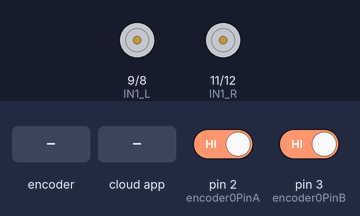
Recording of a sketch running on a simulated Arduino Uno, built with avr-gcc and run on an emulated ATmega328P. Shown: motor-driver pin pairs drawn as motors (green arrow = first pin HIGH = forward, orange = second pin HIGH = backward, longer = more drive, scaled by the enable pin). The inputs (shaded band) are chosen by the test bench; at power-on: pin 2 (encoder0PinA) HIGH, pin 3 (encoder0PinB) HIGH. The ROS host is connected and sends only what is stated.

Above: at 1.2 s.
1.3 s: rotary encoder on pin 2 (encoder0PinA) / pin 3 (encoder0PinB) turned 3 steps (first pin leading)
3.4 s: the phone or cloud app sets linear.x to -100
At 4.6 s:
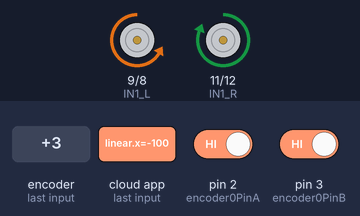
4.9 s: the phone or cloud app sets linear.x to 100
At 5.7 s:
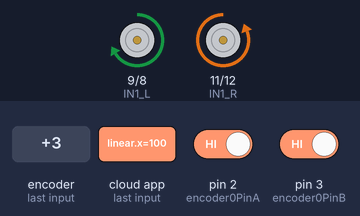
Timing chart, 0 to 7.9 s (numbered marks = the images above; inputs shaded):
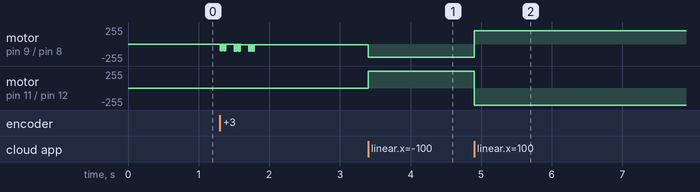

The sketch:

new_arduino_encoder05.ino
```cpp
// ** TEST FOR DRIVING at Various velocities **
// ** added ROS subscriber to receive cmd_vel and drive wheels
// ** added ROS publisher to publish encoder counts

#include "ros.h"
#include <std_msgs/String.h>
#include <geometry_msgs/Vector3Stamped.h>
#include <geometry_msgs/Twist.h>
#include <ros/time.h>
#include <Wire.h>

ros::NodeHandle nh;

#include <PID_v1.h>  //PID loop from http://playground.arduino.cc/code/PIDLibrary

double Pk1 = 100;
double Ik1 = 100;
double Dk1 = 0.001;

double Setpoint1, Input1, Output1, Output1a;  // PID variables
PID PID1(&Input1, &Output1, &Setpoint1, Pk1, Ik1, Dk1, DIRECT);  //PID Setup

double Pk2 = 100;
double Ik2 = 100;
double Dk2 = 0.001;

double Setpoint2, Input2, Output2, Output2a;  // PID variables
PID PID2(&Input2, &Output2, &Setpoint2, Pk2, Ik2, Dk2, DIRECT);  //PID Setup

float demand1;
float demand2;
float demandx;
float demandz;

float speed_act_left;  // actual left wheel speed in m/s
float speed_act_right;  // actual right wheel speed in m/s

unsigned long currentMillis;
unsigned long previousMillis;
int loopTime = 10;

// motor

#define EN_L 6
#define IN1_L 9
#define IN2_L 8

#define EN_R 7
#define IN1_R 11
#define IN2_R 12


// wheel encoder interrupts

#define encoder0PinA 2      // encoder 1
#define encoder0PinB 3

#define encoder1PinA 18     // encoder 2
#define encoder1PinB 19

volatile long encoder0Pos = 0;     // encoder 1
volatile long encoder1Pos = 0;     // encoder 2

float encoder0Diff;
float encoder1Diff;

float encoder0Error;
float encoder1Error;

float encoder0Prev;
float encoder1Prev;


// ** ROS callback & subscriber **

void velCallback(const geometry_msgs::Twist& vel)
{
     demandx = vel.linear.x;
     demandz = vel.angular.z;

     demandx = constrain(demandx, -0.25, 0.25);    // try to keep it under control (min speed,max speed)
     demandz = constrain(demandz, -1, 1);
}

ros::Subscriber<geometry_msgs::Twist> sub("cmd_vel" , velCallback);     //create a subscriber for ROS cmd_vel topic
geometry_msgs::Vector3Stamped speed_msg;                               //create a "speed_msg" ROS message
ros::Publisher speed_pub("speed", &speed_msg);                         //create a publisher to ROS topic "speed" using the "speed_msg" type


// ** setup **

void setup() {

  nh.initNode();              // int ROS
  nh.subscribe(sub);          // subscribe to cmd_vel
  nh.advertise(speed_pub);    // publish speed_pub

  pinMode(EN_L, OUTPUT);
  pinMode(EN_R, OUTPUT);
  pinMode(IN1_L, OUTPUT);
  pinMode(IN2_L, OUTPUT);
  pinMode(IN1_R, OUTPUT);
  pinMode(IN2_R, OUTPUT);

  digitalWrite(EN_L, LOW);
  digitalWrite(EN_R, LOW);
  digitalWrite(IN1_L, LOW);
  digitalWrite(IN2_L, LOW);
  digitalWrite(IN1_R, LOW);
  digitalWrite(IN2_R, LOW);

  pinMode(encoder0PinA, INPUT_PULLUP);    // encoder pins
  pinMode(encoder0PinB, INPUT_PULLUP);

  pinMode(encoder1PinA, INPUT_PULLUP);
  pinMode(encoder1PinB, INPUT_PULLUP);

  attachInterrupt(0, doEncoderA, CHANGE);
  attachInterrupt(1, doEncoderB, CHANGE);

  attachInterrupt(4, doEncoderC, CHANGE);
  attachInterrupt(5, doEncoderD, CHANGE);

  PID1.SetMode(AUTOMATIC);
  PID1.SetOutputLimits(-200, 200);
  PID1.SetSampleTime(10);

  PID2.SetMode(AUTOMATIC);
  PID2.SetOutputLimits(-200, 200);
  PID2.SetSampleTime(10);

  //Serial.begin(115200);

}


void loop() {

     nh.spinOnce();
     //delay(100);

     currentMillis = millis();

     if (currentMillis - previousMillis >= loopTime) {  // start timed loop for everything else
         previousMillis = currentMillis;


         // work out the two values for differential drive of each wheel

         demand1 = demandx - (demandz*0.075);
         demand2 = demandx + (demandz*0.075);


         // There are 15300 encoder counts in one metre
         // That is 153 per 10 millisecond loop at 1 m/s velocity

         // Demand in m/s but we need to convert to encoder counts per 1ms loop

         // Distance between wheels is 150mm, half of that is 75mm
         // Circumference of 150mm circle is 470mm, to turn 180* (pi radians), each wheel needs to drive half of that, which is 235mm
         // To turn one radian, each wheel needs ro drive 235/pi = 75mm (per second for 1 rad/s)


         // work out difference in encoder counts per loop

         encoder0Diff = encoder0Pos - encoder0Prev;  // work out difference from last time
         encoder1Diff = encoder1Pos - encoder1Prev;  // this is the current speed in counts per 10ms

         encoder0Error = (demand1*153) - encoder0Diff;
         encoder1Error = (demand2*153) - encoder1Diff;

         encoder0Prev = encoder0Pos;
         encoder1Prev = encoder1Pos;

         Setpoint1 = demand1*153;
         Input1 = encoder0Diff;
         PID1.Compute();

         Setpoint2 = demand2*153;
         Input2 = encoder1Diff;
         PID2.Compute();


         //work out actual motor speed from wheel encoders

         speed_act_left = encoder0Diff/153;        // 1 metre/sec is 153 counts per 10ms loop
         speed_act_right = encoder1Diff/153;       // so we look at the counts per 10ms loop and divide by 153 to get the m/s


         // drive motor
         // motor1
         if (Output1 > 0) {
          Output1a = abs(Output1);
          analogWrite(EN_L, Output1a);
          digitalWrite(IN1_L, HIGH);
          digitalWrite(IN2_L, LOW);
         }

         else if (Output1 < 0) {
          Output1a = abs(Output1);
          analogWrite(EN_L, Output1a);
          digitalWrite(IN1_L, LOW);
          digitalWrite(IN2_L, HIGH);
         }

         else if (Output1 == 0) {
          Output1a = abs(Output1);
          analogWrite(EN_L, Output1a);
          digitalWrite(IN1_L, LOW);
          digitalWrite(IN2_L, LOW);
         }


         // motor2
         if (Output2 > 0) {
          Output2a = abs(Output2);
          analogWrite(EN_R, Output2a);
          digitalWrite(IN1_R, LOW);
          digitalWrite(IN2_R, HIGH);
         }

         else if (Output2 < 0) {
          Output2a = abs(Output2);
          analogWrite(EN_R, Output2a);
          digitalWrite(IN1_R, HIGH);
          digitalWrite(IN2_R, LOW);
         }

         else if (Output2 == 0) {
          Output2a = abs(Output2);
          analogWrite(EN_R, Output2a);
          digitalWrite(IN1_R, LOW);
          digitalWrite(IN2_R, LOW);
         }


         publishSpeed(loopTime);   //publish odometry on ROS topic

         //nh.spinOnce();

     } // end of timed loop


} // end of main loop


// ********* publish function for odometry, ***********
// ********* Uses a vector type message to send the data (message type is not meant for that but that's easier than creating a specific message type)


void publishSpeed(double time) {
  speed_msg.header.stamp = nh.now();      //timestamp for odometry data
  speed_msg.vector.x = speed_act_left;    //left wheel speed (in m/s)
  speed_msg.vector.y = speed_act_right;   //right wheel speed (in m/s)
  speed_msg.vector.z = time/1000;         //looptime,should be the same as specified in LOOPTIME (in s)
  speed_pub.publish(&speed_msg);
  nh.spinOnce();
  nh.loginfo("publishing odometry");

}


// ************* encoders interrupts ****************

// ************* encoder 1 ******************


void doEncoderA(){

  // look for a low-to-high on channel A
  if (digitalRead(encoder0PinA) == HIGH) {
    // check channel B to see which way encoder is turning
    if (digitalRead(encoder0PinB) == LOW) {
      encoder0Pos = encoder0Pos + 1;         // cw
    }
    else {
      encoder0Pos = encoder0Pos - 1;          // ccw
    }
  }
  else    // must be a high-to-low edge on channel A
  {
    // check channel B to see which way encoder is turning
    if (digitalRead(encoder0PinB) == HIGH) {
      encoder0Pos = encoder0Pos + 1;          // cw
    }
    else {
      encoder0Pos = encoder0Pos - 1;          // ccw
    }
  }


}


void doEncoderB(){

  // look for a low-to-high on channel B
  if (digitalRead(encoder0PinB) == HIGH) {
    // check channel B to see which way encoder is turning
    if (digitalRead(encoder0PinA) == HIGH) {
      encoder0Pos = encoder0Pos + 1;         // cw
    }
    else {
      encoder0Pos = encoder0Pos - 1;          // ccw
    }
  }
  else    // must be a high-to-low edge on channel B
  {
    // check channel B to see which way encoder is turning
    if (digitalRead(encoder0PinA) == LOW) {
      encoder0Pos = encoder0Pos + 1;          // cw
    }
    else {
      encoder0Pos = encoder0Pos - 1;          // ccw
    }
  }


}


// *************** encoder 2 **********************


void doEncoderC(){

  // look for a low-to-high on channel A
  if (digitalRead(encoder1PinA) == HIGH) {
    // check channel B to see which way encoder is turning
    if (digitalRead(encoder1PinB) == LOW) {
      encoder1Pos = encoder1Pos - 1;         // cw
    }
    else {
      encoder1Pos = encoder1Pos + 1;          // ccw
    }
  }
  else    // must be a high-to-low edge on channel A
  {
    // check channel B to see which way encoder is turning
    if (digitalRead(encoder1PinB) == HIGH) {
      encoder1Pos = encoder1Pos - 1;          // cw
    }
    else {
      encoder1Pos = encoder1Pos + 1;          // ccw
    }
  }


}


void doEncoderD(){

  // look for a low-to-high on channel B
  if (digitalRead(encoder1PinB) == HIGH) {
    // check channel B to see which way encoder is turning
    if (digitalRead(encoder1PinA) == HIGH) {
      encoder1Pos = encoder1Pos - 1;         // cw
    }
    else {
      encoder1Pos = encoder1Pos + 1;          // ccw
    }
  }
  else    // must be a high-to-low edge on channel B
  {
    // check channel B to see which way encoder is turning
    if (digitalRead(encoder1PinA) == LOW) {
      encoder1Pos = encoder1Pos - 1;          // cw
    }
    else {
      encoder1Pos = encoder1Pos + 1;          // ccw
    }
  }


}
```

Measured:
- after the input at 3.4 s, motor on pin 9 (IN1_L) / pin 8 (IN2_L): backward 12/255 → backward 200/255 at once; motor on pin 11 (IN1_R) / pin 12 (IN2_R): stopped → forward 255/255 at once
- after the input at 4.9 s, motor on pin 9 (IN1_L) / pin 8 (IN2_L): backward 200/255 → forward 200/255 at once; motor on pin 11 (IN1_R) / pin 12 (IN2_R): forward 255/255 → backward 255/255 at once
